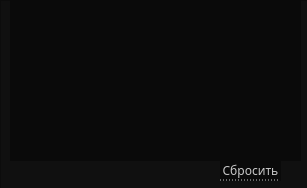
   <widget class="QWidget" name="certificate">
    <property name="geometry">
     <rect>
      <x>0</x>
      <y>0</y>
      <width>307</width>
      <height>188</height>
     </rect>
    </property>
    <attribute name="icon">
     <iconset>
      <normaloff>../../images/down-arrow.png</normaloff>../../images/down-arrow.png</iconset>
    </attribute>
    <attribute name="label">
     <string>Сертификат 80plus</string>
    </attribute>
    <widget class="QFrame" name="frameCert">
     <property name="geometry">
      <rect>
       <x>0</x>
       <y>0</y>
       <width>311</width>
       <height>191</height>
      </rect>
     </property>
     <property name="styleSheet">
      <string notr="true">QFrame{
	background-color: #101010;
}
</string>
     </property>
     <property name="frameShape">
      <enum>QFrame::StyledPanel</enum>
     </property>
     <property name="frameShadow">
      <enum>QFrame::Raised</enum>
     </property>
     <widget class="QTableWidget" name="tableCert">
      <property name="enabled">
       <bool>true</bool>
      </property>
      <property name="geometry">
       <rect>
        <x>10</x>
        <y>0</y>
        <width>291</width>
        <height>161</height>
       </rect>
      </property>
      <property name="font">
       <font>
        <family>Montserrat Medium</family>
        <stylestrategy>PreferAntialias</stylestrategy>
       </font>
      </property>
      <property name="mouseTracking">
       <bool>true</bool>
      </property>
      <property name="focusPolicy">
       <enum>Qt::NoFocus</enum>
      </property>
      <property name="autoFillBackground">
       <bool>false</bool>
      </property>
      <property name="styleSheet">
       <string notr="true">QTableWidget::item
{
	background: rgb(10, 10, 10);
 	border-bottom: 1px solid rgb(60,60,60); 
	border-right: 0px;
	border-left: 0px;
	border-top:0px;
}

QTableView
{
	background: rgb(10, 10, 10);
	color: #dddddd;
	border-top: 0px;
	border-right: 0px;
	border-left: 0px;
	border-bottom: 0px;
}

QTableWidget::item:hover {
    color: white;
	border-bottom: 1px solid rgb(180,180,180);
}      

QTableWidget::item:selected
{
 	color: white;
	border-bottom: 1px solid rgb(180,180,180);
}

QScrollBar:vertical {
	border: none;
    background-color: #151515;
    width: 8px;
    margin: 15px 0 15px 0;
	border-radius: 0px;
 }

/*  HANDLE BAR VERTICAL */
QScrollBar::handle:vertical {	
	background-color: #151515;
	min-height: 30px;
	border-radius: 0px;
	border: 1px solid;
	border-right: 0px;
	border-color: rgb(60,60,60);
}
QScrollBar::handle:vertical:hover{	
	background-color:  rgb(50,50,50);
	border-color: rgb(60,60,60);
}
QScrollBar::handle:vertical:pressed {	
	background-color: rgb(120, 0, 2);
}

/* BTN TOP - SCROLLBAR */
QScrollBar::sub-line:vertical {
	background-color: #151515;
	height: 15px;
	subcontrol-position: top;
	subcontrol-origin: margin;
	border: 0px;
	border-bottom: 1px solid rgb(180, 0, 0);
}
QScrollBar::sub-line:vertical:hover {	
	background-color: #575757;
	border-color: #242424;
}
QScrollBar::sub-line:vertical:pressed {	
	background-color: rgb(120, 0, 2);
}

/* BTN BOTTOM - SCROLLBAR */
QScrollBar::add-line:vertical {
	background-color: #151515;
	height: 15px;
	subcontrol-position: bottom;
	subcontrol-origin: margin;
	border: 1px solid;
	border-color: rgb(60,60,60);
	border: 1px solid;
	border-top:1px solid rgb(180, 0, 0);
	border-right: 0px;
	border-bottom: 0px;
}
QScrollBar::add-line:vertical:hover {	
	background-color: #575757;
	border-color: #242424;
}
QScrollBar::add-line:vertical:pressed {	
	background-color: rgb(120, 0, 2);
}
/* RESET ARROW */
QScrollBar::up-arrow:vertical, QScrollBar::down-arrow:vertical {
	background: none;
}

QScrollBar::add-page:vertical, QScrollBar::sub-page:vertical {
	background: none;
}</string>
      </property>
      <property name="editTriggers">
       <set>QAbstractItemView::AnyKeyPressed|QAbstractItemView::EditKeyPressed|QAbstractItemView::SelectedClicked</set>
      </property>
      <property name="selectionMode">
       <enum>QAbstractItemView::MultiSelection</enum>
      </property>
      <property name="selectionBehavior">
       <enum>QAbstractItemView::SelectRows</enum>
      </property>
      <property name="showGrid">
       <bool>false</bool>
      </property>
      <property name="gridStyle">
       <enum>Qt::SolidLine</enum>
      </property>
      <property name="sortingEnabled">
       <bool>true</bool>
      </property>
      <attribute name="horizontalHeaderVisible">
       <bool>false</bool>
      </attribute>
      <attribute name="horizontalHeaderCascadingSectionResizes">
       <bool>true</bool>
      </attribute>
      <attribute name="horizontalHeaderDefaultSectionSize">
       <number>120</number>
      </attribute>
      <attribute name="horizontalHeaderHighlightSections">
       <bool>false</bool>
      </attribute>
      <attribute name="horizontalHeaderMinimumSectionSize">
       <number>15</number>
      </attribute>
      <attribute name="horizontalHeaderShowSortIndicator" stdset="0">
       <bool>true</bool>
      </attribute>
      <attribute name="horizontalHeaderStretchLastSection">
       <bool>false</bool>
      </attribute>
      <attribute name="verticalHeaderVisible">
       <bool>false</bool>
      </attribute>
      <attribute name="verticalHeaderCascadingSectionResizes">
       <bool>false</bool>
      </attribute>
      <attribute name="verticalHeaderMinimumSectionSize">
       <number>10</number>
      </attribute>
      <column>
       <property name="text">
        <string>Выбор</string>
       </property>
      </column>
      <column>
       <property name="text">
        <string>Название</string>
       </property>
      </column>
     </widget>
     <widget class="QPushButton" name="btnResetCert">
      <property name="geometry">
       <rect>
        <x>220</x>
        <y>160</y>
        <width>61</width>
        <height>21</height>
       </rect>
      </property>
      <property name="font">
       <font>
        <family>Montserrat Medium</family>
        <pointsize>9</pointsize>
       </font>
      </property>
      <property name="styleSheet">
       <string notr="true">QPushButton
{
	background-color: rgb(10, 10, 10);
	color:  rgb(200,200, 200);
	border: 0px;
	border-bottom: 1px dotted rgb(200, 200, 200);
}

QPushButton::hover
{
	color: red;
	border-bottom: 1px dotted red;
}
</string>
      </property>
      <property name="text">
       <string>Сбросить</string>
      </property>
     </widget>
    </widget>
   </widget>
